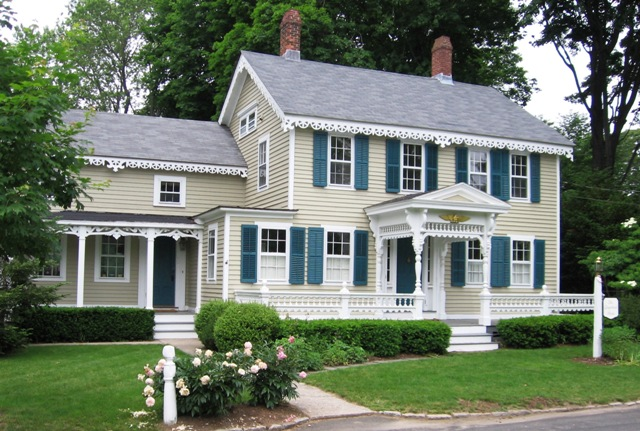
#> input picture linear_least_squares/house.jpeg, 640 x 431 px
$ jupyter execute 'Image compression.ipynb'
#> lines starting #> are read from the running program, lines starting #| are printed output that depends on the picture
[cell 1]
import numpy as np
import matplotlib.pyplot as pt

[cell 2]
from PIL import Image

with Image.open("house.jpeg").resize((500,500)) as img:
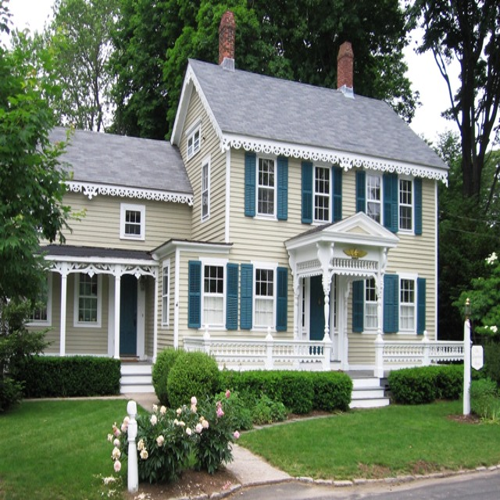
#> img: PIL image 500x500 RGB; mean R, G, B 111.1, 121.9, 106.1
    rgb_img = np.array(img)
rgb_img.shape
#> Out = (500, 500, 3)

[cell 3]
img = np.sum(rgb_img, axis=-1)
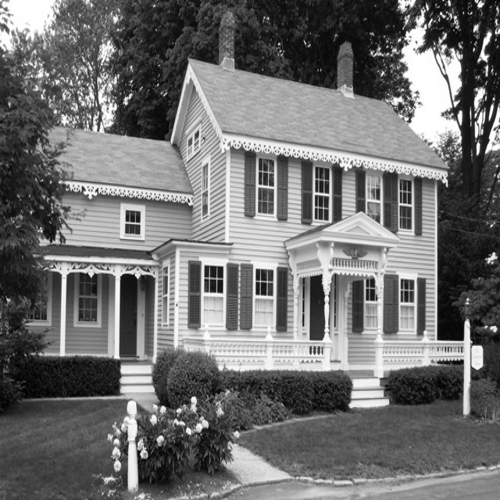
#> img: shape (500, 500) uint64; min 3, max 765, mean 339.1; drawn with min black and max white

[cell 4]
pt.imshow(img, cmap="gray")

[cell 5]
u, sigma, vt = np.linalg.svd(img)
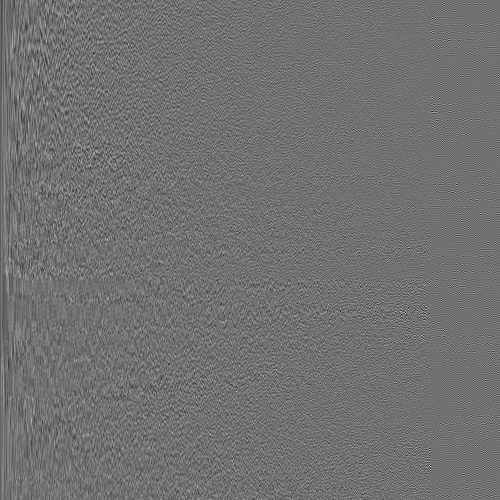
#> u: shape (500, 500) float64; min -0.319, max 0.397, mean -0.000111; drawn with min black and max white
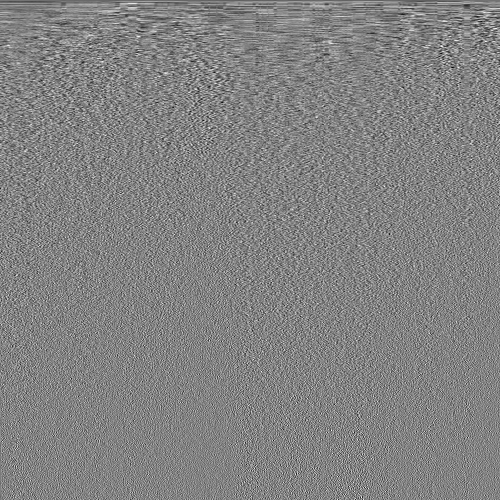
#> vt: shape (500, 500) float64; min -0.224, max 0.212, mean -9.26e-05; drawn with min black and max white
#> sigma = 500 values, max 179308.6 at index 0, min 0.00332 at index 499, mean 1837.6
sigma

pt.plot(sigma)
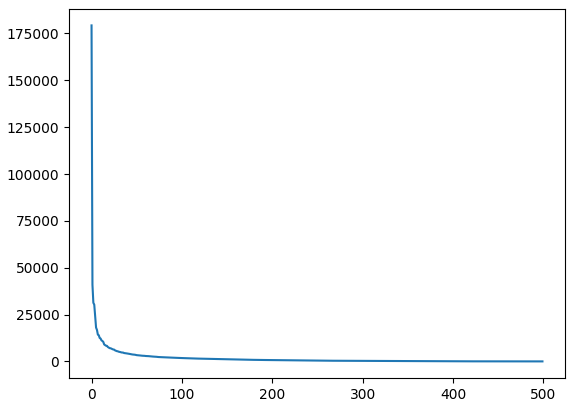
#> figure drawn by matplotlib, 1 panel; curve peaks at x = 0, y = 179308.6

[cell 6]
compressed_img = (
    sigma[0] * np.outer(u[:, 0], vt[0])
    + sigma[1] * np.outer(u[:, 1], vt[1])
    + sigma[2] * np.outer(u[:, 2], vt[2])
    + sigma[3] * np.outer(u[:, 3], vt[3])
    + sigma[4] * np.outer(u[:, 4], vt[4])
    + sigma[5] * np.outer(u[:, 5], vt[5])
    )
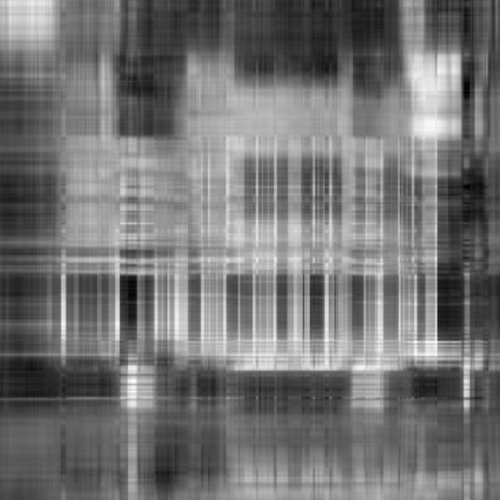
#> compressed_img: shape (500, 500) float64; min -103.3, max 870.7, mean 339.2; drawn with min black and max white

pt.imshow(compressed_img, cmap="gray")

$ run again, with linear_least_squares/andreas.jpeg copied over linear_least_squares/house.jpeg
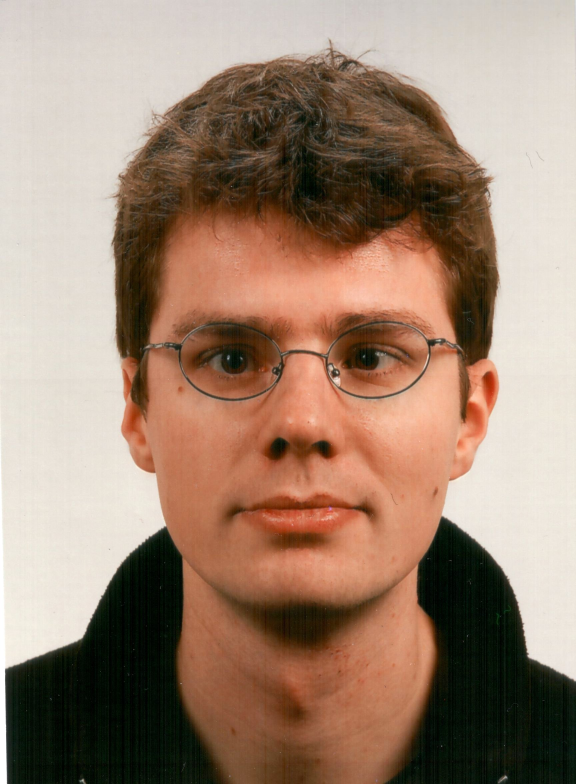
#> input picture linear_least_squares/andreas.jpeg, 1728 x 2352 px (shown at 1/3 size)
#> `u, sigma, vt = np.linalg.svd(img)`:
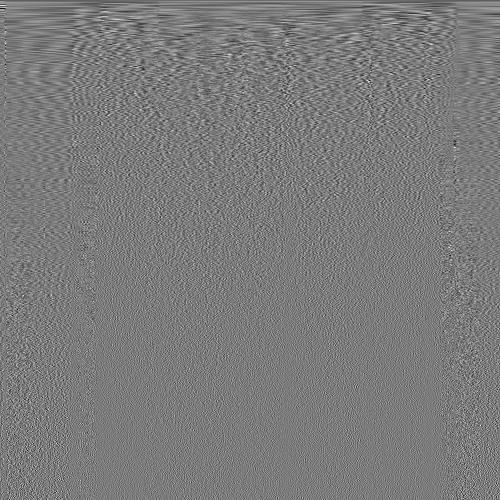
#> vt: shape (500, 500) float64; min -0.264, max 0.28, mean -9.12e-05; drawn with min black and max white
#> sigma = 500 values, max 222622.2 at index 0, min 0.161 at index 499, mean 1226
#> `compressed_img = ( sigma[0] * np.outer(u[:, 0], vt[0]) + sigma[1] * np..`:
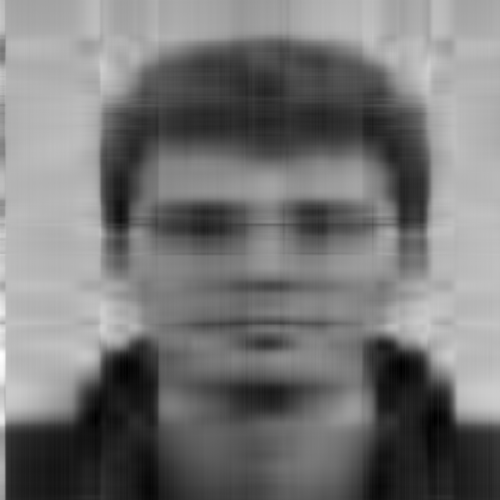
#> compressed_img: shape (500, 500) float64; min -97.07, max 983.6, mean 404.6; drawn with min black and max white
